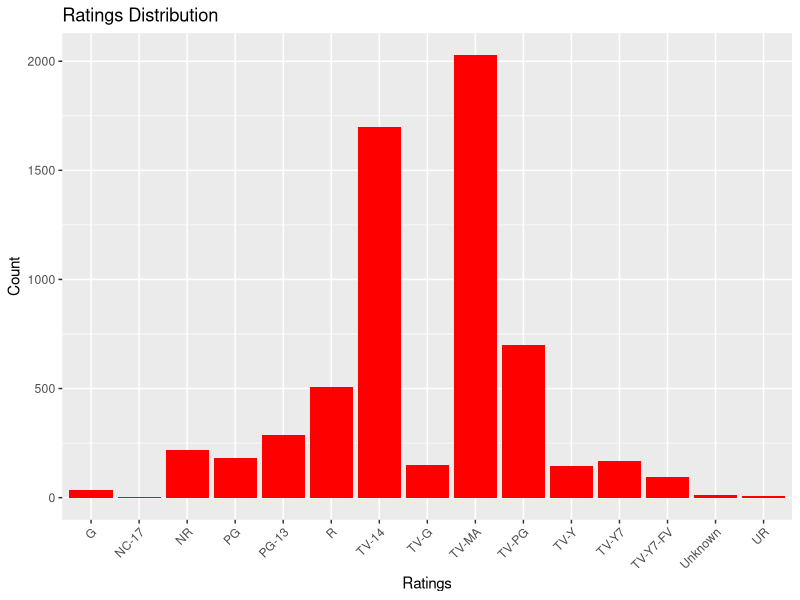

This chart was generated by the following R code:
library(ggplot2)

# Load the dataset
df <- read.csv("Netflix_shows_movies_cleaned.csv")

# Create a bar plot for ratings distribution
ggplot(df, aes(x=rating)) +
  geom_bar(fill="red") +
  ggtitle("Ratings Distribution") +
  xlab("Ratings") +
  ylab("Count") +
  theme(axis.text.x = element_text(angle=45, hjust=1))

